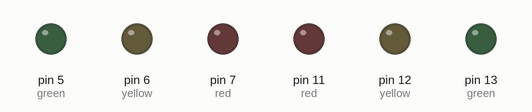
Recording of a sketch running on a simulated Arduino Uno, built with avr-gcc and run on an emulated ATmega328P. On the bench: output pins drawn as LEDs (lit = HIGH).

Above: at 0.1 s.
At 1.1 s:
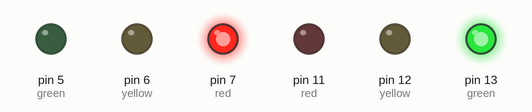
At 8.1 s:
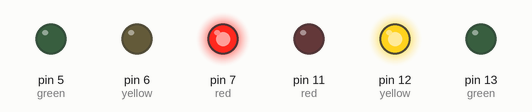
Timing chart, 0 to 9.6 s (numbered marks = the images above):
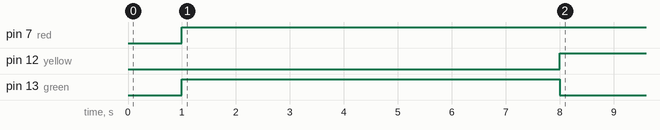

Measured:
- by itself, pin 7 (red): LOW → HIGH at 1.0 s
- by itself, pin 12 (yellow): LOW → HIGH at 8.0 s
- by itself, pin 13 (green): LOW → HIGH at 1.0 s, → LOW 7.0 s later

The sketch:

traffic_light.ino
```cpp
// Traffic light code
// Green LED to pin 13 and 7
// Yellow LED to pin 12 and 6
// Red LED to pin 11 and 5

int x = 0;

void setup()  {
  pinMode(11, OUTPUT); //red // 11, 12, 13 EW
  pinMode(12, OUTPUT); //yellow
  pinMode(13, OUTPUT); //green
  pinMode(7, OUTPUT); //red // 7, 6, 5 NS
  pinMode(6, OUTPUT); //yellow
  pinMode(5, OUTPUT); //green
}

void loop(){
  x++;
  delay(1000);

  if(x==0)
  {
    digitalWrite(12, LOW);
    digitalWrite(7, LOW);

    digitalWrite(11, HIGH);
    digitalWrite(5, HIGH);
    delay(7000);
    digitalWrite(5, LOW);
    digitalWrite(6, HIGH);
  }
  if(x==1)
  {
    digitalWrite(11, LOW);
    digitalWrite(6, LOW);

    digitalWrite(13, HIGH);
    digitalWrite(7, HIGH);

    delay(7000);

    digitalWrite(13, LOW);
    digitalWrite(12, HIGH);
  }


}
```
